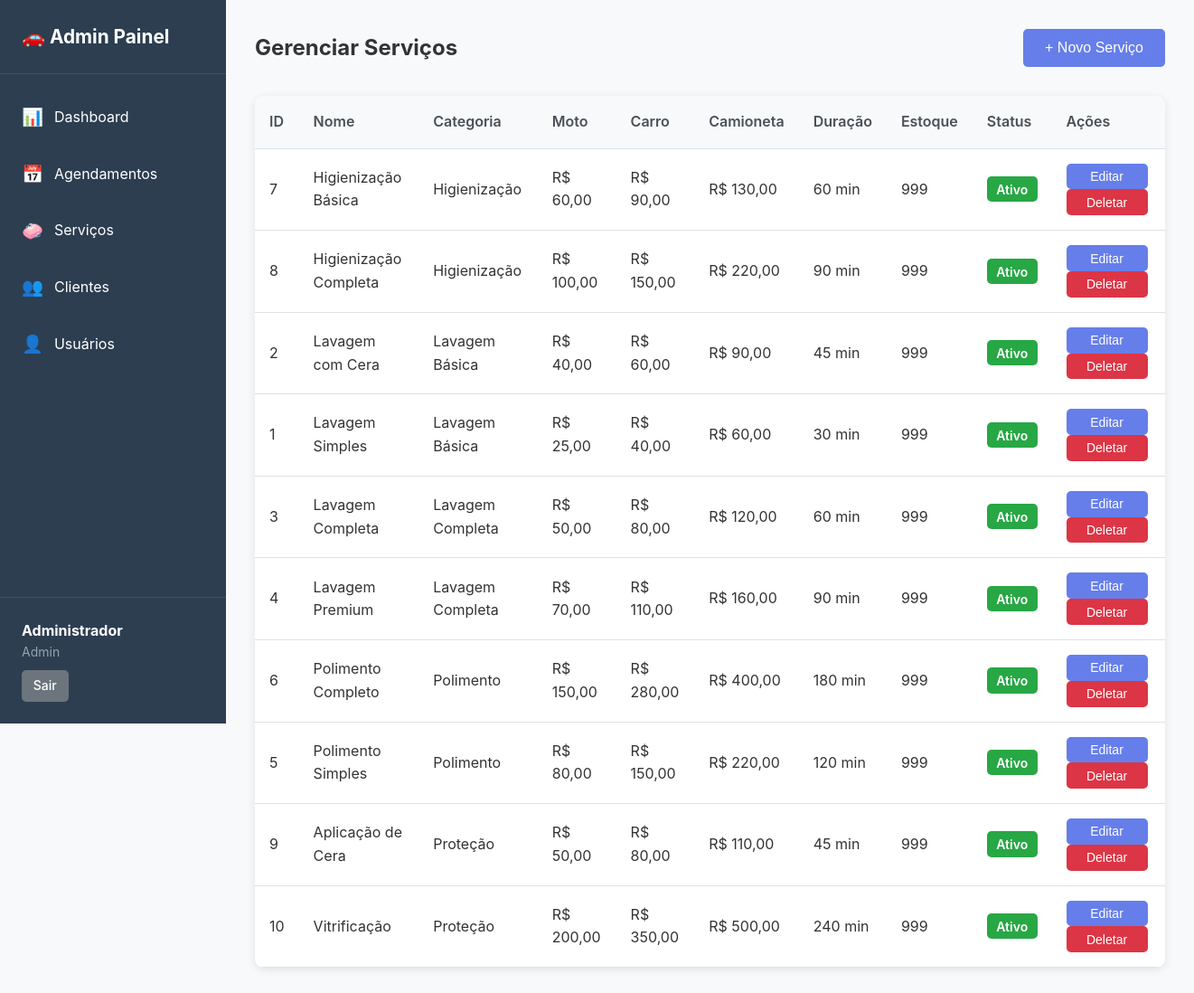
/public/admin/servicos.php (signed in), run on the app's committed database.
### tables this page shows
CREATE TABLE servicos (
    id INT PRIMARY KEY AUTO_INCREMENT,
    categoria_id INT NOT NULL,
    nome VARCHAR(100) NOT NULL,
    descricao TEXT,
    preco_moto DECIMAL(10,2) NOT NULL,
    preco_carro DECIMAL(10,2) NOT NULL,
    preco_camioneta DECIMAL(10,2) NOT NULL,
    duracao_minutos INT NOT NULL DEFAULT 60,
    estoque_disponivel INT DEFAULT 999,
    ativo TINYINT(1) DEFAULT 1,
    data_criacao TIMESTAMP DEFAULT CURRENT_TIMESTAMP,
    data_atualizacao TIMESTAMP DEFAULT CURRENT_TIMESTAMP ON UPDATE CURRENT_TIMESTAMP,
    FOREIGN KEY (categoria_id) REFERENCES categorias_servicos(id),
    INDEX idx_categoria (categoria_id),
    INDEX idx_ativo (ativo),
    INDEX idx_estoque (estoque_disponivel)
);

CREATE TABLE categorias_servicos (
    id INT PRIMARY KEY AUTO_INCREMENT,
    nome VARCHAR(100) NOT NULL,
    descricao TEXT,
    ativo TINYINT(1) DEFAULT 1,
    data_criacao TIMESTAMP DEFAULT CURRENT_TIMESTAMP,
    INDEX idx_ativo (ativo)
);

### app/controllers/BaseController.php (called while the page is built, shortened)
<?php
require_once __DIR__ . '/../../config/database.php';
class BaseController {
    public function __construct() {
        $database = new Database();
        $this->db = $database->getConnection();
    }
}
?>

### config/database.php (called while the page is built, shortened)
<?php
class Database {
    private $host = "localhost";
    private $db_name = "lavagem_veiculos";
    private $username = "root";
    private $password = "";
    public function getConnection() {
        $this->conn = null;
        try {
            $this->conn = new PDO(
                "mysql:host=" . $this->host . ";dbname=" . $this->db_name . ";charset=utf8mb4",
                $this->username,
                $this->password,
                array(
                    PDO::ATTR_ERRMODE => PDO::ERRMODE_EXCEPTION,
                    PDO::ATTR_DEFAULT_FETCH_MODE => PDO::FETCH_ASSOC,
                    PDO::ATTR_EMULATE_PREPARES => false
                )
            );
        } catch(PDOException $exception) {
            echo "Erro de conexão: " . $exception->getMessage();
        }
        return $this->conn;
    }
}
?>

### app/controllers/ServicosController.php (called while the page is built, shortened)
<?php
require_once __DIR__ . '/../models/Servico.php';
require_once __DIR__ . '/BaseController.php';
class ServicosController extends BaseController {
    public function getList() {
        $m = new Servico($this->db);
        $stmt = $m->readAllAdmin();
        return $stmt->fetchAll(PDO::FETCH_ASSOC);
    }
}
?>

### app/models/Servico.php (called while the page is built, shortened)
<?php
require_once __DIR__ . '/../../config/database.php';
class Servico {
    private $conn;
    private $table_name = "servicos";
    public function __construct($db = null) {
        if ($db) {
            $this->conn = $db;
        } else {
            $database = new Database();
            $this->conn = $database->getConnection();
        }
    }
    public function readAllAdmin() {
        $query = "SELECT s.*, c.nome as categoria_nome
                  FROM " . $this->table_name . " s
                  LEFT JOIN categorias_servicos c ON s.categoria_id = c.id
                  ORDER BY c.nome, s.nome ASC";
        $stmt = $this->conn->prepare($query);
        $stmt->execute();
        return $stmt;
    }
}
?>

### config/config.php (called while the page is built, shortened)
<?php
function formatarMoeda($valor) {
    return 'R$ ' . number_format($valor, 2, ',', '.');
}
?>

### public/admin/servicos.php (the view, shortened to what this page needs)
<?php
require_once __DIR__ . '/../../config/config.php';
require_once __DIR__ . '/../../app/controllers/ServicosController.php';
$controller = new ServicosController();
$servicos = $controller->getList();
include __DIR__ . '/../../app/views/admin/header_admin.php';
?>
<div class="admin-content">
    <div class="admin-header">
        <h2>Gerenciar Serviços</h2>
        <button onclick="abrirModal('modalCriar')" class="btn btn-primary">+ Novo Serviço</button>
    </div>
    <div class="admin-table-container">
        <table class="admin-table">
            <thead>
                <tr>
                    <th>ID</th>
                    <th>Nome</th>
                    <th>Categoria</th>
                    <th>Moto</th>
                    <th>Carro</th>
                    <th>Camioneta</th>
                    <th>Duração</th>
                    <th>Estoque</th>
                    <th>Status</th>
                    <th>Ações</th>
                </tr>
            </thead>
            <tbody>
                <?php foreach ($servicos as $servico): ?>
                <tr>
                    <td><?php echo $servico['id']; ?></td>
                    <td><?php echo htmlspecialchars($servico['nome']); ?></td>
                    <td><?php echo htmlspecialchars($servico['categoria_nome']); ?></td>
                    <td><?php echo formatarMoeda($servico['preco_moto']); ?></td>
                    <td><?php echo formatarMoeda($servico['preco_carro']); ?></td>
                    <td><?php echo formatarMoeda($servico['preco_camioneta']); ?></td>
                    <td><?php echo $servico['duracao_minutos']; ?> min</td>
                    <td><?php echo $servico['estoque_disponivel']; ?></td>
                    <td>
                        <span class="badge <?php echo $servico['ativo'] ? 'badge-success' : 'badge-danger'; ?>">
                            <?php echo $servico['ativo'] ? 'Ativo' : 'Inativo'; ?>
                        </span>
                    </td>
                    <td>
                        <button onclick='editarServico(<?php echo json_encode($servico); ?>)' class="btn btn-sm">Editar</button>
                        <button onclick="deletarServico(<?php echo $servico['id']; ?>)" class="btn btn-sm btn-danger">Deletar</button>
                    </td>
                </tr>
                <?php endforeach; ?>
            </tbody>
        </table>
    </div>
</div>
<?php include __DIR__ . '/../../app/views/admin/footer_admin.php'; ?>

### public/css/style.css (style rules this page uses)
* { margin: 0; padding: 0; box-sizing: border-box; }
body { font-family: -apple-system, BlinkMacSystemFont, 'Segoe UI', Roboto, 'Helvetica Neue', Arial, sans-serif; line-height: 1.6; color: #333; background-color: #f5f5f5; }
.btn { display: inline-block; padding: 0.75rem 1.5rem; background: #667eea; color: white; text-decoration: none; border-radius: 5px; border: none; cursor: pointer; font-size: 1rem; font-weight: 500; transition: all 0.3s; }
.btn-primary { background: #667eea; }
.btn-danger { background: #dc3545; }
.btn-sm { padding: 0.4rem 0.8rem; font-size: 0.875rem; }
.admin-body { background: #f8f9fa; }
.admin-content { max-width: 1400px; }
.admin-header { display: flex; justify-content: space-between; align-items: center; margin-bottom: 2rem; }
.admin-table-container { background: white; border-radius: 10px; box-shadow: 0 2px 10px rgba(0,0,0,0.1); overflow-x: auto; }
.admin-table { width: 100%; border-collapse: collapse; }
.admin-table thead { background: #f8f9fa; }
.admin-table th, .admin-table td { padding: 1rem; text-align: left; border-bottom: 1px solid #dee2e6; }
.admin-table th { font-weight: 600; color: #495057; }
.admin-table .btn-sm { min-width: 90px; text-align: center; }
.badge { padding: 0.35rem 0.65rem; border-radius: 5px; font-size: 0.875rem; font-weight: 600; }
.badge-success { background: #28a745; color: white; }

### data on the page
servicos: id "7", nome "Higienização Básica", categoria.nome "Higienização", preco_moto "R$ 60,00", preco_carro "R$ 90,00", preco_camioneta "R$ 130,00", duracao_minutos "60", estoque_disponivel "999", ativo "Ativo"
servicos: id "8", nome "Higienização Completa", categoria.nome "Higienização", preco_moto "R$ 100,00", preco_carro "R$ 150,00", preco_camioneta "R$ 220,00", duracao_minutos "90", estoque_disponivel "999", ativo "Ativo"
servicos: id "2", nome "Lavagem com Cera", categoria.nome "Lavagem Básica", preco_moto "R$ 40,00", preco_carro "R$ 60,00", preco_camioneta "R$ 90,00", duracao_minutos "45", estoque_disponivel "999", ativo "Ativo"
servicos: id "1", nome "Lavagem Simples", categoria.nome "Lavagem Básica", preco_moto "R$ 25,00", preco_carro "R$ 40,00", preco_camioneta "R$ 60,00", duracao_minutos "30", estoque_disponivel "999", ativo "Ativo"
servicos: id "3", nome "Lavagem Completa", categoria.nome "Lavagem Completa", preco_moto "R$ 50,00", preco_carro "R$ 80,00", preco_camioneta "R$ 120,00", duracao_minutos "60", estoque_disponivel "999", ativo "Ativo"
servicos: id "4", nome "Lavagem Premium", categoria.nome "Lavagem Completa", preco_moto "R$ 70,00", preco_carro "R$ 110,00", preco_camioneta "R$ 160,00", duracao_minutos "90", estoque_disponivel "999", ativo "Ativo"
servicos: id "6", nome "Polimento Completo", categoria.nome "Polimento", preco_moto "R$ 150,00", preco_carro "R$ 280,00", preco_camioneta "R$ 400,00", duracao_minutos "180", estoque_disponivel "999", ativo "Ativo"
servicos: id "5", nome "Polimento Simples", categoria.nome "Polimento", preco_moto "R$ 80,00", preco_carro "R$ 150,00", preco_camioneta "R$ 220,00", duracao_minutos "120", estoque_disponivel "999", ativo "Ativo"
servicos: id "9", nome "Aplicação de Cera", categoria.nome "Proteção", preco_moto "R$ 50,00", preco_carro "R$ 80,00", preco_camioneta "R$ 110,00", duracao_minutos "45", estoque_disponivel "999", ativo "Ativo"
servicos: id "10", nome "Vitrificação", categoria.nome "Proteção", preco_moto "R$ 200,00", preco_carro "R$ 350,00", preco_camioneta "R$ 500,00", duracao_minutos "240", estoque_disponivel "999", ativo "Ativo"

### other printed values
$_SESSION['admin_nome'] "Administrador"
$_SESSION['admin_tipo'] "Admin"
